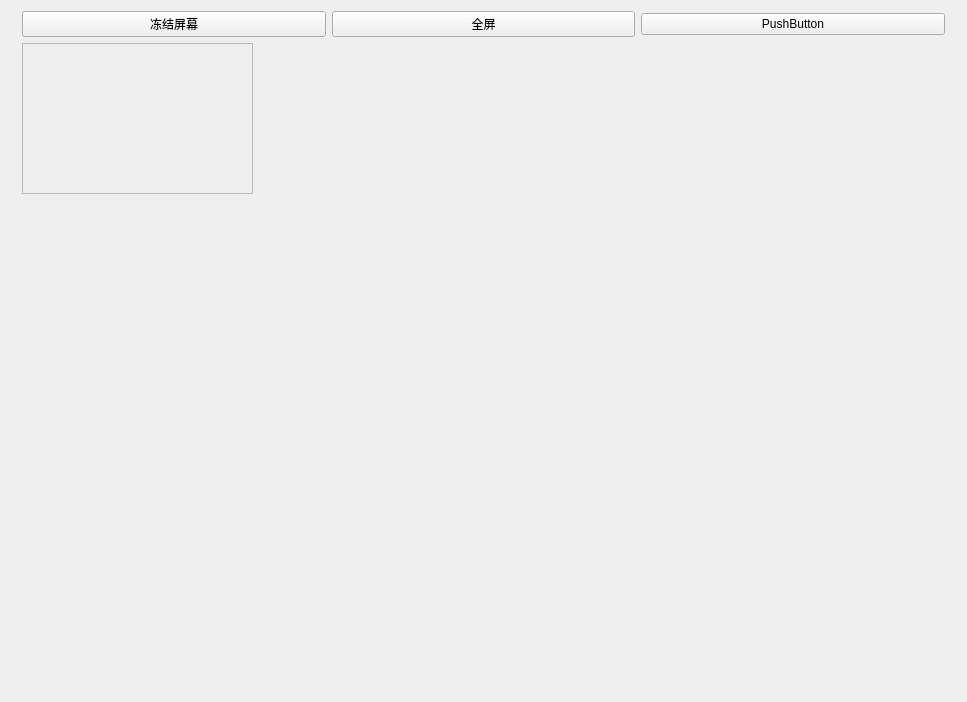
<?xml version="1.0" encoding="UTF-8"?>
<ui version="4.0">
 <class>ScreenBroadcast</class>
 <widget class="QWidget" name="ScreenBroadcast">
  <property name="geometry">
   <rect>
    <x>0</x>
    <y>0</y>
    <width>967</width>
    <height>702</height>
   </rect>
  </property>
  <property name="sizePolicy">
   <sizepolicy hsizetype="Ignored" vsizetype="Ignored">
    <horstretch>0</horstretch>
    <verstretch>0</verstretch>
   </sizepolicy>
  </property>
  <property name="windowTitle">
   <string>屏幕广播</string>
  </property>
  <property name="windowIcon">
   <iconset resource="../Resources.qrc">
    <normaloff>:/logo/UI/Resources/logo.png</normaloff>:/logo/UI/Resources/logo.png</iconset>
  </property>
  <layout class="QVBoxLayout" name="verticalLayout" stretch="0,50">
   <property name="leftMargin">
    <number>22</number>
   </property>
   <property name="rightMargin">
    <number>22</number>
   </property>
   <item>
    <layout class="QHBoxLayout" name="control_box_layout">
     <item>
      <widget class="QPushButton" name="freeze_frame">
       <property name="text">
        <string>冻结屏幕</string>
       </property>
       <property name="checkable">
        <bool>true</bool>
       </property>
      </widget>
     </item>
     <item>
      <widget class="QPushButton" name="full_screen">
       <property name="text">
        <string>全屏</string>
       </property>
       <property name="checkable">
        <bool>true</bool>
       </property>
      </widget>
     </item>
     <item>
      <widget class="QPushButton" name="pushButton">
       <property name="text">
        <string>PushButton</string>
       </property>
      </widget>
     </item>
    </layout>
   </item>
   <item>
    <widget class="QWidget" name="screen_widget" native="true">
     <widget class="QFrame" name="screen_display">
      <property name="geometry">
       <rect>
        <x>0</x>
        <y>0</y>
        <width>231</width>
        <height>151</height>
       </rect>
      </property>
      <property name="autoFillBackground">
       <bool>true</bool>
      </property>
      <property name="frameShape">
       <enum>QFrame::StyledPanel</enum>
      </property>
      <property name="frameShadow">
       <enum>QFrame::Raised</enum>
      </property>
     </widget>
    </widget>
   </item>
  </layout>
 </widget>
 <resources>
  <include location="../Resources.qrc"/>
 </resources>
 <connections>
  <connection>
   <sender>freeze_frame</sender>
   <signal>clicked(bool)</signal>
   <receiver>ScreenBroadcast</receiver>
   <slot>freeze_frame(bool)</slot>
   <hints>
    <hint type="sourcelabel">
     <x>166</x>
     <y>25</y>
    </hint>
    <hint type="destinationlabel">
     <x>186</x>
     <y>41</y>
    </hint>
   </hints>
  </connection>
  <connection>
   <sender>full_screen</sender>
   <signal>clicked(bool)</signal>
   <receiver>ScreenBroadcast</receiver>
   <slot>show_full_screen(bool)</slot>
   <hints>
    <hint type="sourcelabel">
     <x>461</x>
     <y>23</y>
    </hint>
    <hint type="destinationlabel">
     <x>470</x>
     <y>44</y>
    </hint>
   </hints>
  </connection>
 </connections>
 <slots>
  <slot>freeze_frame(bool)</slot>
  <slot>show_full_screen(bool)</slot>
 </slots>
</ui>
